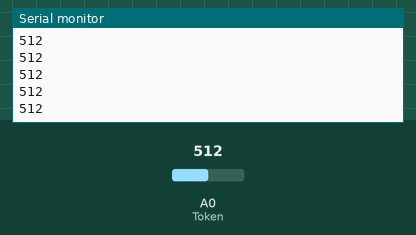
The sketch below on a simulated Arduino Uno, built with avr-gcc and run on an emulated ATmega328P. On the bench: the last lines printed to the serial monitor. Inputs (shaded band) come from the test bench; at power-on: A0 (Token) = 512.

Above: at 1.2 s.
1.3 s: A0 (Token) set to 716
At 1.31 s:
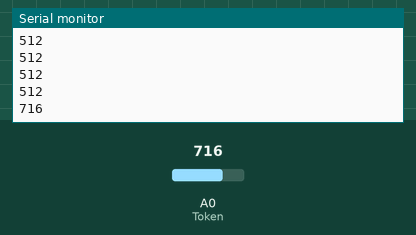
2.8 s: A0 (Token) set to 900
At 2.81 s:
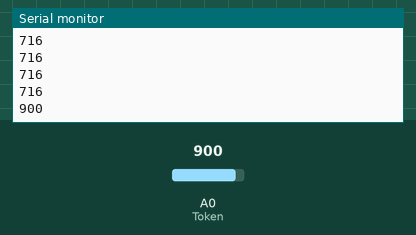
Timing chart, 0 to 5.8 s (numbered marks = the images above; inputs shaded):
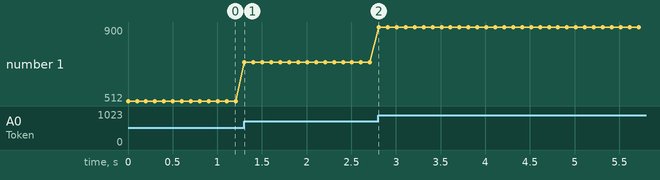

Measured:
- after the input at 1.3 s, the serial monitor: prints a new line at once (image 1)
- after the input at 2.8 s, the serial monitor: prints a new line at once (image 2)
- plotted number 1: 512 → 716 after the input at 1.3 s, 716 → 900 after the input at 2.8 s

The sketch:

Token_debug.ino
```cpp
int Token = 0;


void setup() {
  // put your setup code here, to run once:

Serial.begin(9600);


}

void loop() {
  // put your main code here, to run repeatedly:


  Serial.println(analogRead(Token));
  delay(100);


}
```
